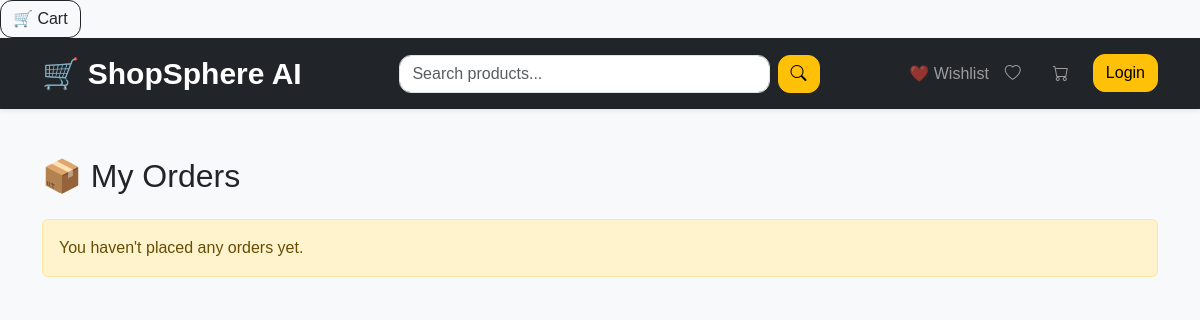
The app's page /orders/ (signed in), older data.
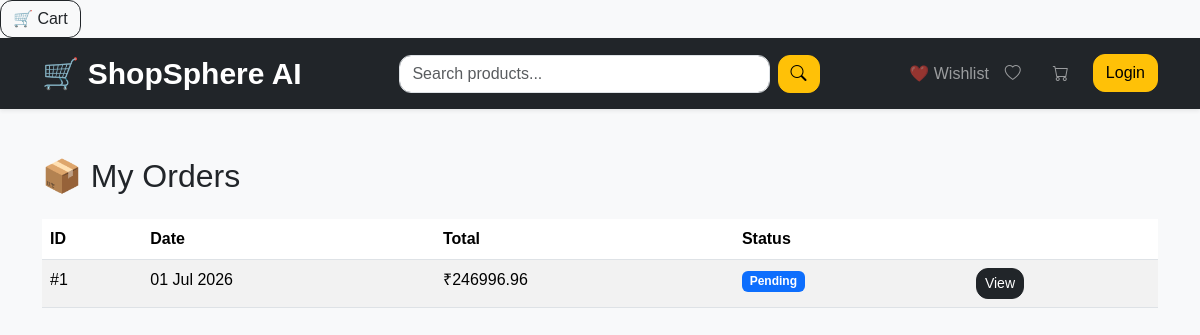
The same page, newer data.
### orders/models.py (models this page shows, shortened)
class Order(models.Model):
    STATUS_CHOICES = [
        ("Pending", "Pending"),
        ("Processing", "Processing"),
        ("Shipped", "Shipped"),
        ("Delivered", "Delivered"),
    ]
    user = models.ForeignKey(
        User,
        on_delete=models.CASCADE
    )
    created_at = models.DateTimeField(auto_now_add=True)
    total = models.DecimalField(
        max_digits=10,
        decimal_places=2
    )
    status = models.CharField(
        max_length=20,
        choices=STATUS_CHOICES,
        default="Pending"
    )

### orders/views.py (the view)
class OrderListView(LoginRequiredMixin, ListView):
    model = Order
    template_name = "orders/order_list.html"
    context_object_name = "orders"
    def get_queryset(self):
        return Order.objects.filter(
            user=self.request.user
        ).order_by("-created_at")

### templates/orders/order_list.html
{% extends "base.html" %}
{% block content %}
<h2 class="mb-4">📦 My Orders</h2>
{% if orders %}
<table class="table table-striped">
<thead>
<tr>
<th>ID</th>
<th>Date</th>
<th>Total</th>
<th>Status</th>
<th></th>
</tr>
</thead>
<tbody>
{% for order in orders %}
<tr>
<td>#{{ order.id }}</td>
<td>{{ order.created_at|date:"d M Y" }}</td>
<td>₹{{ order.total }}</td>
<td>
<span class="badge bg-primary">
{{ order.status }}
</span>
</td>
<td>
<a
href="{% url 'order_detail' order.pk %}"
class="btn btn-dark btn-sm">
View
</a>
</td>
</tr>
{% endfor %}
</tbody>
</table>
{% else %}
<div class="alert alert-warning">
You haven't placed any orders yet.
</div>
{% endif %}
{% endblock %}

Row changes from the older to the newer data that the page shows:
added Order: id "1", created_at "01 Jul 2026", total "246996.96", status "Pending"
Text that changed along with them:
text no longer shown: "You haven't placed any orders yet."
text now shown: "ID Date Total Status"
